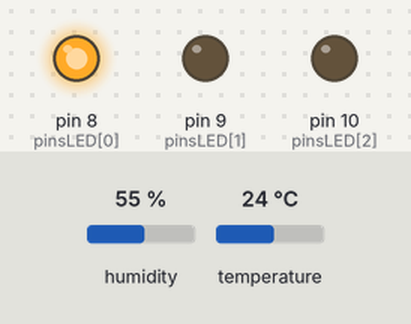
Simulated run of this sketch. Board: Arduino Uno, built with avr-gcc and run on an emulated ATmega328P. On the bench: output pins drawn as LEDs (lit = HIGH). The inputs (shaded band) are chosen by the test bench; at power-on: temperature 24 °C, humidity 55 %. What the sketch prints to the serial monitor is not drawn.

Above: at 6.8 s.
6.9 s: temperature set to 28 °C
At 10.5 s:
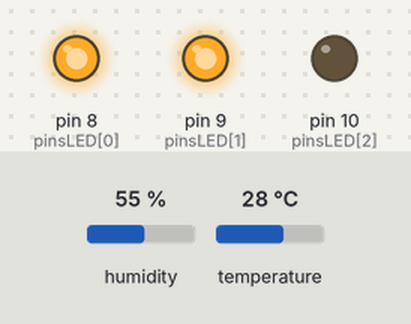
12.3 s: humidity set to 81 %
17.7 s: humidity set to 84 %
At 19.1 s:
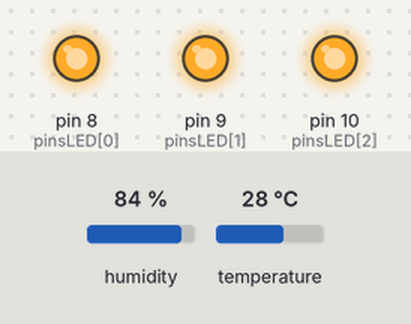
23.1 s: humidity set to 22 %
At 26.3 s:
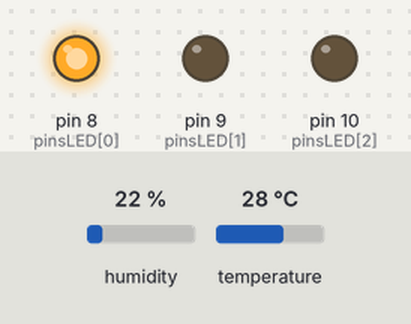
28.5 s: humidity set to 43 %
33.9 s: humidity set to 46 %
At 34.8 s:
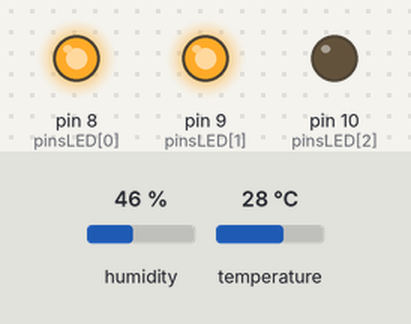
Timing chart, 0 to 36.9 s (numbered marks = the images above; inputs shaded):
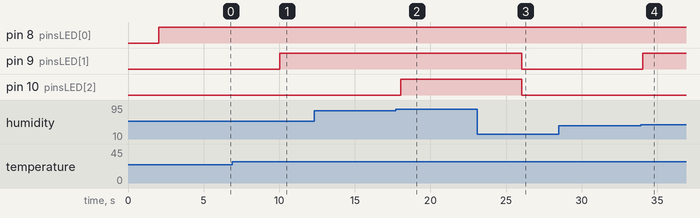

The sketch:

EX_33_01.ino
```cpp
#include "DHT.h"

byte pinsLED[] = {8, 9, 10};

unsigned long time_previous, time_current;
int INTERVAL = 2000;

const byte DHTPIN = 2;       // DHT11 센서가 연결된 핀
DHT dht(DHTPIN, DHT11);   // 객체 생성

void setup() {
  Serial.begin(9600);

  for(int i = 0; i < 3; i++){
    pinMode(pinsLED[i], OUTPUT);
    digitalWrite(pinsLED[i], LOW);
  }

  dht.begin();
  time_previous = millis();
}

void loop() {
  time_current = millis();

  if(time_current - time_previous >= INTERVAL){
    time_previous = time_current;

    float h = dht.readHumidity();
    float c = dht.readTemperature();  // 섭씨

    if (isnan(h) || isnan(c)) {
      Serial.println("* 온습도 데이터 읽기 실패...");
      return;
    }

    float index = 1.8 * c - 0.55 * (1 - h / 100) * (1.8 * c - 26) + 32;

    Serial.println(String("습도 \t: ") + h + " %");
    Serial.println(String("섭씨온도 \t: ") + c + " C");
    Serial.println(String("불쾌지수 \t: ") + index);

    int count = 0;
    if(index < 68) count = 0;
    else if(index < 75) count = 1;
    else if(index < 80) count = 2;
    else count = 3;

    Serial.print("\t  ");
    for(int i = 0; i < 3; i++){
      if(i < count){
        digitalWrite(pinsLED[i], HIGH);
        Serial.print("O ");
      }
      else {
        digitalWrite(pinsLED[i], LOW);
        Serial.print(". ");
      }
    }
    Serial.println();
  }
}
```

Measured:
- the behaviour switches between 26 and 27 °C on temperature (found by bisection; images 0 and 1)
- the behaviour switches between 82 and 83 % on humidity (found by bisection; images 1 and 2)
- the behaviour switches between 44 and 45 % on humidity (found by bisection; images 3 and 4)
- after the input at 6.9 s, pin 9 (pinsLED[1]): LOW → HIGH after 3.1 s
- after the input at 12.3 s, every drawn part: stays the same
- after the input at 17.7 s, pin 10 (pinsLED[2]): LOW → HIGH after 0.33 s
- after the input at 23.1 s, pin 9 (pinsLED[1]), pin 10 (pinsLED[2]): HIGH → LOW after 2.9 s
- after the input at 28.5 s, every drawn part: stays the same
- after the input at 33.9 s, pin 9 (pinsLED[1]): LOW → HIGH after 0.13 s
